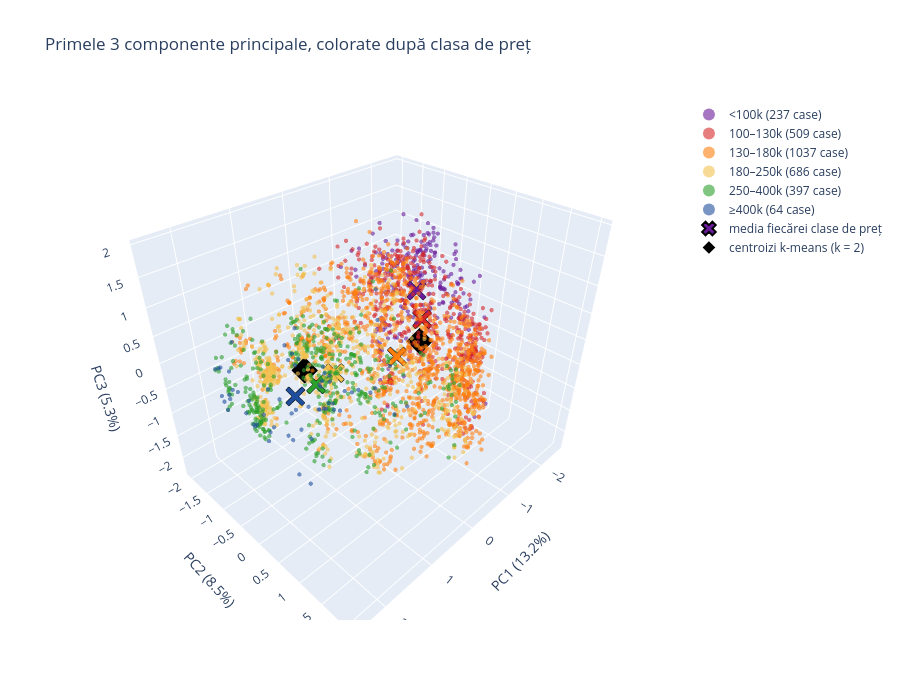

The code cell stored with this chart in its notebook:
### Markdown cell above
## 3D dupa clasa de pret

### Code cell
CULORI_CLASE = ["#6a1b9a", "#d62728", "#ff7f0e", "#f2c14e", "#2ca02c", "#1f4e9c"]   # clasa 0 (<100k) ... clasa 5 (≥400k)
yy = y.to_numpy()

def scatter3d_clase_pret(k_centroizi=2):
    km, rm = models[k_centroizi]["km"], models[k_centroizi]["remap"]
    cent = km.cluster_centers_[sorted(rm, key=rm.get)]
    fig = go.Figure()
    for c in range(6):
        m = yy == c
        fig.add_trace(go.Scatter3d(x=Z[m, 0], y=Z[m, 1], z=Z[m, 2], mode="markers", name=f"{CLASS_NAMES[c]} ({m.sum()} case)",
                                   marker=dict(size=2.5, color=CULORI_CLASE[c], opacity=0.6), text=hover[m], hoverinfo="text"))
    medii = np.array([Z[yy == c, :3].mean(0) for c in range(6)])
    fig.add_trace(go.Scatter3d(x=medii[:, 0], y=medii[:, 1], z=medii[:, 2], mode="markers", name="media fiecărei clase de preț",
                               marker=dict(size=7, symbol="x", color=CULORI_CLASE, line=dict(color="black", width=2)),
                               text=[f"media clasei {CLASS_NAMES[c]}" for c in range(6)], hoverinfo="text"))
    fig.add_trace(go.Scatter3d(x=cent[:, 0], y=cent[:, 1], z=cent[:, 2], mode="markers", name=f"centroizi k-means (k = {k_centroizi})",
                               marker=dict(size=9, symbol="diamond", color="black", line=dict(color="white", width=2)),
                               text=[f"centroid cluster {c}" for c in range(k_centroizi)], hoverinfo="text"))
    fig.update_layout(title="Primele 3 componente principale, colorate după clasa de preț", height=700,
                      scene=dict(xaxis_title=f"PC1 ({evr[0]:.1%})", yaxis_title=f"PC2 ({evr[1]:.1%})",
                                 zaxis_title=f"PC3 ({evr[2]:.1%})"),
                      legend=dict(itemsizing="constant"))
    return fig

scatter3d_clase_pret(2).show()

print("Media fiecărei clase de preț în PC1, PC2, PC3:")
display(pd.DataFrame([Z[yy == c, :3].mean(0) for c in range(6)], index=CLASS_NAMES, columns=["PC1", "PC2", "PC3"]).round(2))

### Figure 1 — Plotly figure (JSON) as saved in the notebook; plotly's stock layout.template omitted (floating-point values rounded to 4 significant figures; data arrays with more than 128 entries replaced by an {"elided": "..."} marker saying what was removed)
{"data": [{"hoverinfo": "text", "marker": {"color": "#6a1b9a", "opacity": 0.6, "size": 2.5}, "mode": "markers", "name": "<100k (237 case)", "text": {"elided": "237 str values"}, "type": "scatter3d", "x": {"elided": "237 float values"}, "y": {"elided": "237 float values"}, "z": {"elided": "237 float values"}}, {"hoverinfo": "text", "marker": {"color": "#d62728", "opacity": 0.6, "size": 2.5}, "mode": "markers", "name": "100–130k (509 case)", "text": {"elided": "509 str values"}, "type": "scatter3d", "x": {"elided": "509 float values"}, "y": {"elided": "509 float values"}, "z": {"elided": "509 float values"}}, {"hoverinfo": "text", "marker": {"color": "#ff7f0e", "opacity": 0.6, "size": 2.5}, "mode": "markers", "name": "130–180k (1037 case)", "text": {"elided": "1037 str values"}, "type": "scatter3d", "x": {"elided": "1037 float values"}, "y": {"elided": "1037 float values"}, "z": {"elided": "1037 float values"}}, {"hoverinfo": "text", "marker": {"color": "#f2c14e", "opacity": 0.6, "size": 2.5}, "mode": "markers", "name": "180–250k (686 case)", "text": {"elided": "686 str values"}, "type": "scatter3d", "x": {"elided": "686 float values"}, "y": {"elided": "686 float values"}, "z": {"elided": "686 float values"}}, {"hoverinfo": "text", "marker": {"color": "#2ca02c", "opacity": 0.6, "size": 2.5}, "mode": "markers", "name": "250–400k (397 case)", "text": {"elided": "397 str values"}, "type": "scatter3d", "x": {"elided": "397 float values"}, "y": {"elided": "397 float values"}, "z": {"elided": "397 float values"}}, {"hoverinfo": "text", "marker": {"color": "#1f4e9c", "opacity": 0.6, "size": 2.5}, "mode": "markers", "name": "≥400k (64 case)", "text": ["StoneBr | 2Story | built 2003 | 3279 sqft | $538,000", "NridgHt | 1Story | built 2009 | 2364 sqft | $611,657", "NridgHt | 1Story | built 2003 | 2696 sqft | $500,000", "NoRidge | 1.5Fin | built 1995 | 3238 sqft | $410,000", "StoneBr | 1Story | built 2008 | 2234 sqft | $501,837", "NridgHt | 2Story | built 2007 | 2772 sqft | $462,000", "NridgHt | 2Story | built 2008 | 3140 sqft | $485,000", "NridgHt | 1Story | built 2008 | 2402 sqft | $555,000", "NridgHt | 1Story | built 2008 | 2020 sqft | $404,000", "NridgHt | 1Story | built 2009 | 2020 sqft | $402,861", "NridgHt | 2Story | built 2008 | 2296 sqft | $451,950", "NridgHt | 1Story | built 2007 | 2674 sqft | $610,000", "NridgHt | 2Story | built 2008 | 2822 sqft | $582,933", "NridgHt | 2Story | built 2007 | 2520 sqft | $409,900", "NridgHt | 1Story | built 2003 | 2452 sqft | $445,000", "NridgHt | 1Story | built 2004 | 2492 sqft | $552,000", "NoRidge | 2Story | built 1995 | 2794 sqft | $403,000", "NoRidge | 2Story | built 1994 | 2448 sqft | $402,000", "Somerst | 1Story | built 2005 | 2490 sqft | $468,000", "Timber | 1Story | built 2008 | 2036 sqft | $410,000", "Timber | 1Story | built 2007 | 1978 sqft | $425,000", "NridgHt | 2Story | built 2007 | 2332 sqft | $426,000", "NridgHt | 2Story | built 2008 | 2713 sqft | $446,261", "NridgHt | 1Story | built 2007 | 2464 sqft | $417,500", "NridgHt | 2Story | built 2005 | 2790 sqft | $460,000", "NridgHt | 1Story | built 2003 | 2470 sqft | $615,000", "NridgHt | 2Story | built 2003 | 2668 sqft | $412,500", "NridgHt | 2Story | built 2001 | 2649 sqft | $421,250", "CollgCr | 1Story | built 2008 | 2276 sqft | $475,000", "StoneBr | 1Story | built 2006 | 2338 sqft | $591,587", "StoneBr | 1Story | built 2006 | 2234 sqft | $441,929", "StoneBr | 1Story | built 2006 | 2042 sqft | $455,000", "NridgHt | 1Story | built 2006 | 2121 sqft | $415,298", "NridgHt | 2Story | built 2007 | 2656 sqft | $492,000", "NridgHt | 1Story | built 2005 | 2046 sqft | $450,000", "NridgHt | 1Story | built 2007 | 2552 sqft | $479,069", "NridgHt | 1Story | built 2006 | 1976 sqft | $440,000", "NridgHt | 2Story | built 2005 | 2758 sqft | $418,000", "NridgHt | 1Story | built 2007 | 2290 sqft | $500,067", "NoRidge | 2Story | built 1996 | 4476 sqft | $745,000", "NoRidge | 1Story | built 2001 | 2633 sqft | $466,500", "NoRidge | 2Story | built 1998 | 3078 sqft | $410,000", "NoRidge | 2Story | built 1994 | 4316 sqft | $755,000", "NoRidge | 1Story | built 1992 | 3228 sqft | $430,000", "Somerst | 1Story | built 2007 | 1966 sqft | $419,005", "CollgCr | 2Story | built 2006 | 2828 sqft | $424,870", "StoneBr | 2Story | built 2005 | 2798 sqft | $457,347", "StoneBr | 2Story | built 2006 | 3390 sqft | $545,224", "StoneBr | 2Story | built 2005 | 2868 sqft | $556,581", "StoneBr | 2Story | built 2006 | 2698 sqft | $535,000", "StoneBr | 2Story | built 2005 | 2795 sqft | $401,179", "StoneBr | 2Story | built 2006 | 2945 sqft | $438,780", "StoneBr | 1Story | built 2005 | 2000 sqft | $470,000", "NridgHt | 2Story | built 2006 | 2589 sqft | $412,083", "NridgHt | 1Story | built 2006 | 2076 sqft | $465,000", "NridgHt | 1Story | built 2005 | 1868 sqft | $415,000", "NridgHt | 2Story | built 2005 | 2728 sqft | $437,154", "NoRidge | 2Story | built 1995 | 3627 sqft | $625,000", "NoRidge | 2Story | built 2000 | 2855 sqft | $405,000", "NoRidge | 2Story | built 1993 | 3500 sqft | $584,500", "Somerst | 1Story | built 2005 | 2097 sqft | $423,000", "Somerst | 2Story | built 2006 | 2640 sqft | $405,749", "OldTown | 2.5Fin | built 1892 | 3608 sqft | $475,000", "Edwards | 2.5Unf | built 1935 | 3672 sqft | $415,000"], "type": "scatter3d", "x": [1.426, 2.246, 1.971, 1.58, 2.135, 1.901, 2.206, 1.853, 1.762, 1.146, 1.364, 1.859, 2.188, 1.923, 1.781, 1.405, 1.867, 1.938, 1.714, 0.6524, 1.239, 2.203, 2.459, 1.842, 1.501, 1.105, 1.885, 1.948, 1.794, 2.237, 1.741, 1.592, 1.562, 1.931, 1.948, 2.216, 2.045, 1.132, 1.819, 1.055, 1.854, 1.196, 1.505, 0.6631, 1.677, 2.132, 2.321, 1.789, 1.656, 2.362, 2.183, 2.296, 1.778, 2.284, 2.042, 1.915, 1.983, 1.526, 1.911, 1.213, 1.752, 1.761, -1.233, -0.7956], "y": [-0.5088, 0.7505, 0.9198, -0.1333, 0.8067, -0.8874, -1.078, 0.8751, 0.8234, 1.481, -0.8623, 0.8246, -1.054, -1.141, 0.9954, 1.063, -0.8114, -0.413, 0.8599, 1.26, 1.119, -1.195, -0.6446, 0.8265, -0.5131, 1.075, -1.057, -0.7701, 0.8445, 0.8845, 0.9283, 1.142, 0.68, -0.2318, 0.9079, 0.7958, 0.5982, -0.8962, 1.16, -0.5144, 0.8804, -0.5749, -0.3208, 0.92, 1.102, -0.924, -0.8003, -0.7008, -0.7013, -0.6025, -0.9434, -0.914, 0.8928, -0.6303, 0.4151, 0.9951, -0.267, 0.001718, -0.7997, -0.2966, 0.2587, -1.365, -1.274, -0.7856], "z": [-1.302, 1.337, 0.5069, -0.3499, 1.324, -0.4231, 0.2493, 0.8764, 0.9239, 0.2695, -0.6855, 0.7925, 0.2719, -0.3817, 0.4336, 0.593, -0.8786, -0.9265, 0.7846, -0.008124, 0.4853, 0.1765, 0.1207, 0.7565, -1.159, 0.461, -0.7826, -0.8058, 1.055, 0.8936, 0.48, 0.6995, 0.7064, -0.5376, 0.4857, 1.437, 1.079, -1.14, 0.5396, -0.8181, 0.4321, -1.261, -1.893, 0.5273, 0.7453, 0.2388, -0.309, -0.659, -0.2288, 0.0381, -0.1801, -0.2293, 0.485, 0.1429, 1.292, 0.5265, -0.6255, -1.858, -0.8837, -1.272, 1.345, 0.3736, 0.1537, -0.09387]}, {"hoverinfo": "text", "marker": {"color": ["#6a1b9a", "#d62728", "#ff7f0e", "#f2c14e", "#2ca02c", "#1f4e9c"], "line": {"color": "black", "width": 2}, "size": 7, "symbol": "x"}, "mode": "markers", "name": "media fiecărei clase de preț", "text": ["media clasei <100k", "media clasei 100–130k", "media clasei 130–180k", "media clasei 180–250k", "media clasei 250–400k", "media clasei ≥400k"], "type": "scatter3d", "x": [-1.381, -1.063, -0.2831, 0.8107, 1.254, 1.687], "y": [-0.4226, 0.001921, 0.1701, -0.1049, -0.01959, 0.0387], "z": [0.4072, 0.1494, -0.1448, -0.04978, 0.01869, 0.06795]}, {"hoverinfo": "text", "marker": {"color": "black", "line": {"color": "white", "width": 2}, "size": 9, "symbol": "diamond"}, "mode": "markers", "name": "centroizi k-means (k = 2)", "text": ["centroid cluster 0", "centroid cluster 1"], "type": "scatter3d", "x": [-0.8223, 1.262], "y": [0.1729, -0.2653], "z": [-0.0987, 0.1515]}], "layout": {"height": 700, "legend": {"itemsizing": "constant"}, "scene": {"xaxis": {"title": {"text": "PC1 (13.2%)"}}, "yaxis": {"title": {"text": "PC2 (8.5%)"}}, "zaxis": {"title": {"text": "PC3 (5.3%)"}}}, "title": {"text": "Primele 3 componente principale, colorate după clasa de preț"}}}
